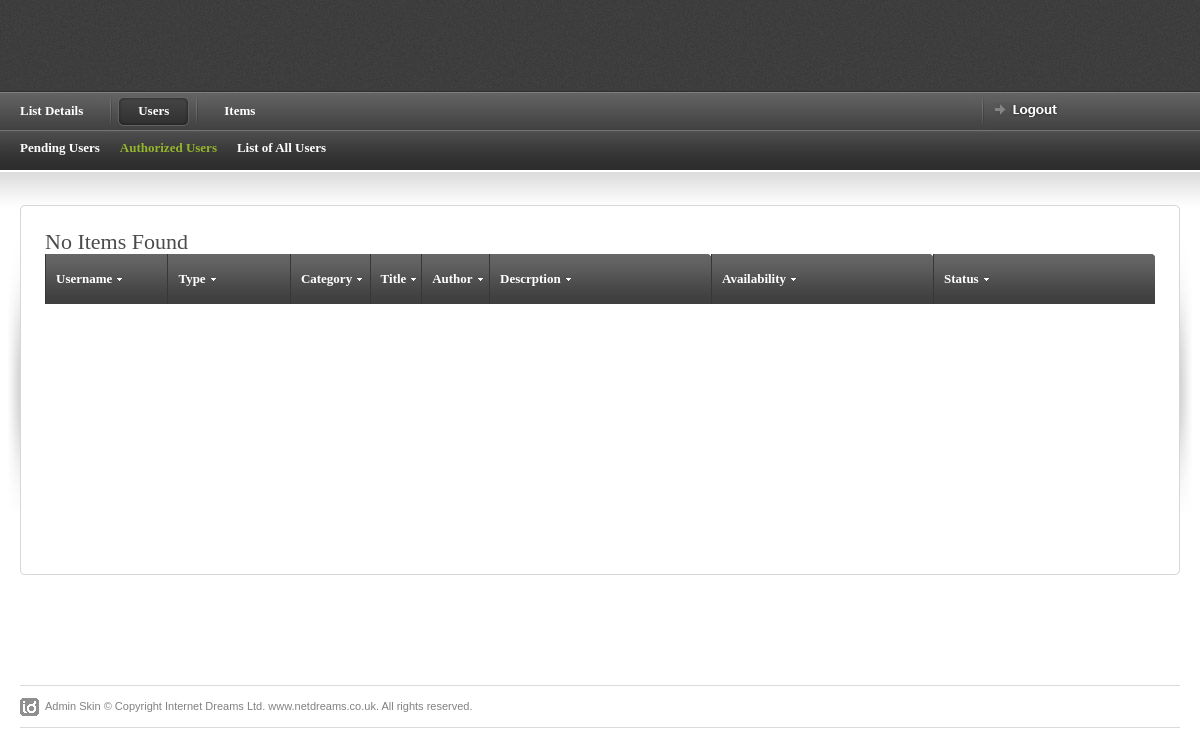
/Admin/display_all_items.php (signed in), run on an earlier commit of the app's database.
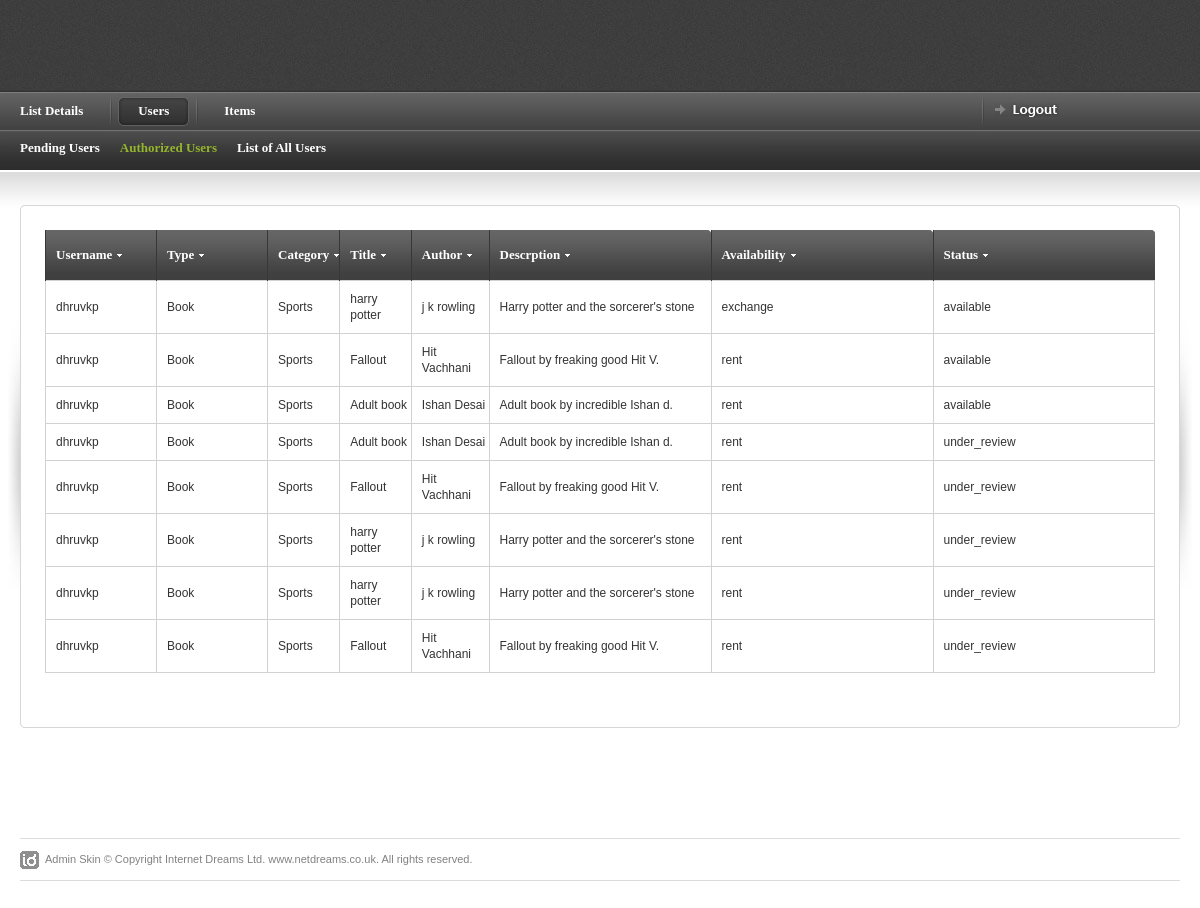
And on a later commit of the database.
### tables this page shows
CREATE TABLE `Item` (
  `item_id` int(11) NOT NULL,
  `user_id` int(11) NOT NULL,
  `category_id` int(11) NOT NULL,
  `type_id` int(11) NOT NULL,
  `title` varchar(255) NOT NULL,
  `author` varchar(255) NOT NULL,
  `price` float NOT NULL,
  `description` text NOT NULL,
  `post_date` date NOT NULL,
  `post_status` enum('under_review','available','unavailable','') NOT NULL,
  `item_condition` enum('new','used','mint','') NOT NULL,
  `availability_type` enum('rent','sell','exchange','') NOT NULL,
  `image` blob NOT NULL
);

CREATE TABLE `User` (
  `user_id` int(11) NOT NULL,
  `firstname` varchar(255) NOT NULL,
  `lastname` varchar(255) NOT NULL,
  `address1` varchar(1023) NOT NULL,
  `address2` varchar(1023) NOT NULL,
  `zipcode` varchar(10) NOT NULL,
  `gender` enum('Male','Female','Other','') NOT NULL,
  `contact_no` varchar(15) NOT NULL,
  `dob` date NOT NULL,
  `email` varchar(255) NOT NULL,
  `username` varchar(255) NOT NULL,
  `password_hash` varchar(255) NOT NULL,
  `status` enum('under_review','active','inactive','') NOT NULL
);

CREATE TABLE `ItemType` (
  `type_id` int(11) NOT NULL,
  `type_name` varchar(255) NOT NULL
);

CREATE TABLE `Category` (
  `category_id` int(11) NOT NULL,
  `category_name` varchar(255) NOT NULL
);

### Admin/connection.php (called while the page is built, shortened)
<?php
$db =null;
 function query($sql_query)
 {
 	global $db;
 	$res=$db->query($sql_query);
 	return $res;
 }
 ?>

### Admin/display_all_items.php (the view, shortened to what this page needs)
<?php
    if(!isset($_SESSION['userid']))
   {
    header("location:/bookexchange/login.php");
   }
   else
   {
    include 'header.php';
    include 'connection.php';
	$sql = "select user_id,type_id, category_id, title, author, description, item_condition, availability_type,post_status from item;";
	$result = query($sql);
    }
?>
<div id="content-outer">
<div id="content">
	<table border="0" width="100%" cellpadding="0" cellspacing="0" id="content-table">
	<tr>
		<th rowspan="3" class="sized"><img src="images/shared/side_shadowleft.jpg" width="20" height="300" alt="" /></th>
		<th class="topleft"></th>
		<td id="tbl-border-top">&nbsp;</td>
		<th class="topright"></th>
		<th rowspan="3" class="sized"><img src="images/shared/side_shadowright.jpg" width="20" height="300" alt="" /></th>
	</tr>
	<tr>
		<td id="tbl-border-left"></td>
		<td>
		<div id="content-table-inner">
			<div id="table-content">
				<table border="0" width="100%" cellpadding="0" cellspacing="0" id="product-table">
				<tr>
					<th class="table-header-repeat line-left minwidth-1"><a href="">Username</a>	</th>
					<th class="table-header-repeat line-left minwidth-1"><a href="">Type</a></th>
					<th class="table-header-repeat line-left"><a href="">Category</a></th>
					<th class="table-header-repeat line-left"><a href="">Title</a></th>
					<th class="table-header-repeat line-left"><a href="">Author</a></th>
					<th class="table-header-options line-left"><a href="">Descrption</a></th>
					<th class="table-header-options line-left"><a href="">Availability</a></th>
					<th class="table-header-options line-left"><a href="">Status</a></th>
				</tr>
				<?php if($result->num_rows != 0){
				while($row = $result->fetch_assoc()) {
						$sql1 = "select username from user where user_id ='".$row['user_id']."';";
						$sql2 = "select type_name from itemtype where type_id ='".$row['type_id']."';";
						$sql3 = "select category_name from category where category_id ='".$row['category_id']."';";
						$result1 = query($sql1);
						$result2 = query($sql2);
						$result3 = query($sql3);
						if($result1->num_rows != 0 ){
							$row1 = $result1->fetch_assoc();
						}
						if($result2->num_rows != 0 ){
							$row2 = $result2->fetch_assoc();
						}
						if($result3->num_rows != 0 ){
							$row3 = $result3->fetch_assoc();
						}
					echo "<tr>";
					echo"<td>".$row1['username']."</td>";
					echo"<td>".$row2['type_name']."</td>";
					echo"<td>".$row3['category_name']."</td>";
					echo"<td>".$row['title']."</td>";
					echo"<td>".$row['author']."</td>";
					echo"<td>".$row['description']."</td>";
					echo"<td>".$row['availability_type']."</td>";
					echo"<td>".$row['post_status']."</td>";
					echo "</tr>";
				}
				}
				else{
					echo "<h1> No Items Found </h1>";
				}
					?>
				</table>
			</div>
		</div>
		</td>
		<td id="tbl-border-right"></td>
	</tr>
	<tr>
		<th class="sized bottomleft"></th>
		<td id="tbl-border-bottom">&nbsp;</td>
		<th class="sized bottomright"></th>
	</tr>
	</table>
</div>
</div>
<?php
include 'footer.php';
?>

### Admin/header.php (shortened to what this page needs)
<!DOCTYPE html PUBLIC "-//W3C//DTD XHTML 1.0 Strict//EN" "http://www.w3.org/TR/xhtml1/DTD/xhtml1-strict.dtd">
<html xmlns="http://www.w3.org/1999/xhtml">
<head>
<link rel="stylesheet" href="css/screen.css" type="text/css" media="screen" title="default" />
<link rel="stylesheet" href="css/datePicker.css" type="text/css" />
</head>
<body>
<div id="page-top-outer">
<div id="page-top">
</div>
</div>
<div class="nav-outer-repeat">
<div class="nav-outer">
		<div id="nav-right">
			<div class="nav-divider">&nbsp;</div>
			<a href="/bookexchange/logout.php" id="logout"><img src="images/shared/nav/nav_logout.gif" width="64" height="14" alt="" /></a>
		</div>
		<div class="nav">
		<div class="table">
		<ul class="select"><li><a href="#nogo"><b>List Details</b></a>
		</li>
		</ul>
		<div class="nav-divider">&nbsp;</div>
		<ul class="current"><li><a href="#nogo"><b>Users</b></a>
		<div class="select_sub show">
			<ul class="sub">
				<li><a href="display_pen_users.php">Pending Users</a></li>
				<li class="sub_show"><a href="display_reg_users.php">Authorized Users</a></li>
				<li><a href="display_all_users.php">List of All Users</a></li>
			</ul>
		</div>
		</li>
		</ul>
		<div class="nav-divider">&nbsp;</div>
		<ul class="select"><li><a href="#nogo"><b>Items</b></a>
		</li>
		</ul>
		</div>
		</div>
</div>
</div>

### Admin/footer.php (shortened to what this page needs)
<div id="footer">
	<div id="footer-left">
	Admin Skin &copy; Copyright Internet Dreams Ltd. <a href="">www.netdreams.co.uk</a>. All rights reserved.</div>
</div>
</body>
</html>

What changed in the data, as far as the page shows it:
added item: user.username "dhruvkp", type.type_name "Book", category.category_name "Sports", title "harry potter", author "j k rowling", description "Harry potter and the sorcerer's stone", availability_type "exchange", post_status "available"
added item: user.username "dhruvkp", type.type_name "Book", category.category_name "Sports", title "Fallout", author "Hit Vachhani", description "Fallout by freaking good Hit V.", availability_type "rent", post_status "available"
added item: user.username "dhruvkp", type.type_name "Book", category.category_name "Sports", title "Adult book", author "Ishan Desai", description "Adult book by incredible Ishan d.", availability_type "rent", post_status "available"
added item: user.username "dhruvkp", type.type_name "Book", category.category_name "Sports", title "Adult book", author "Ishan Desai", description "Adult book by incredible Ishan d.", availability_type "rent", post_status "under_review"
added item: user.username "dhruvkp", type.type_name "Book", category.category_name "Sports", title "Fallout", author "Hit Vachhani", description "Fallout by freaking good Hit V.", availability_type "rent", post_status "under_review"
added item: user.username "dhruvkp", type.type_name "Book", category.category_name "Sports", title "harry potter", author "j k rowling", description "Harry potter and the sorcerer's stone", availability_type "rent", post_status "under_review"
added item: user.username "dhruvkp", type.type_name "Book", category.category_name "Sports", title "harry potter", author "j k rowling", description "Harry potter and the sorcerer's stone", availability_type "rent", post_status "under_review"
added item: user.username "dhruvkp", type.type_name "Book", category.category_name "Sports", title "Fallout", author "Hit Vachhani", description "Fallout by freaking good Hit V.", availability_type "rent", post_status "under_review"
Also different on the page:
text no longer shown: "No Items Found"
